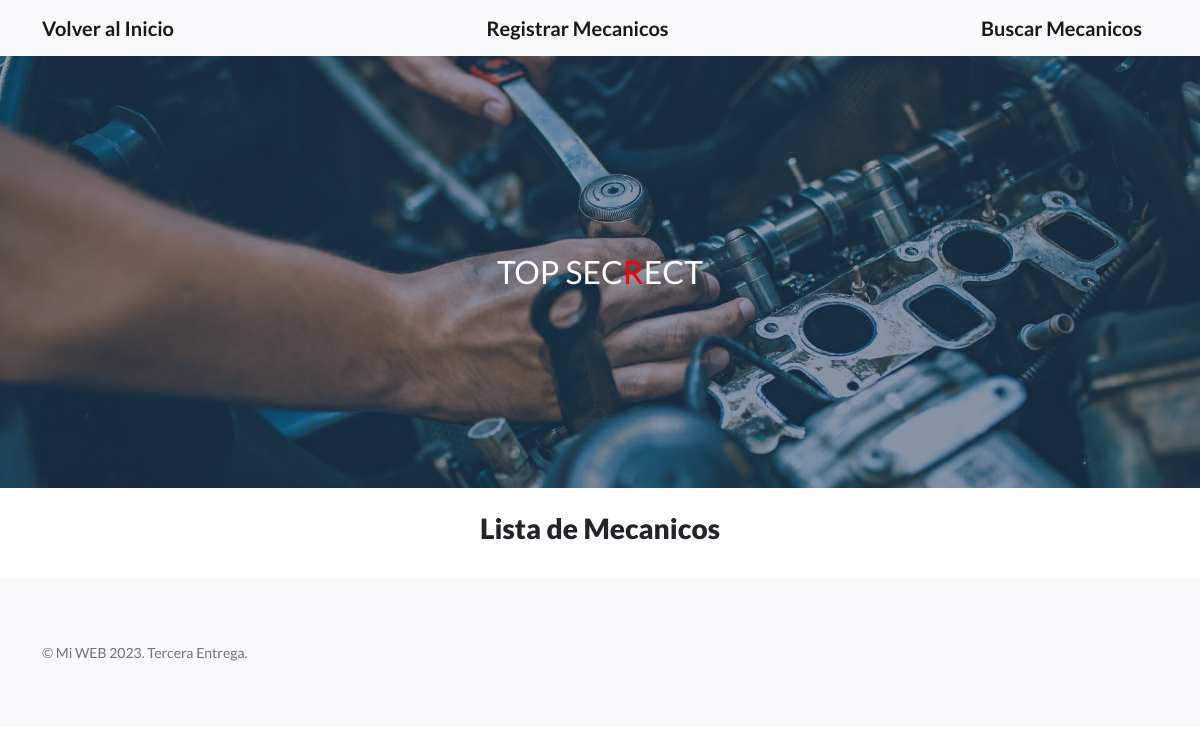
Page /AppCoder/mecanicos/ on the earlier database version.
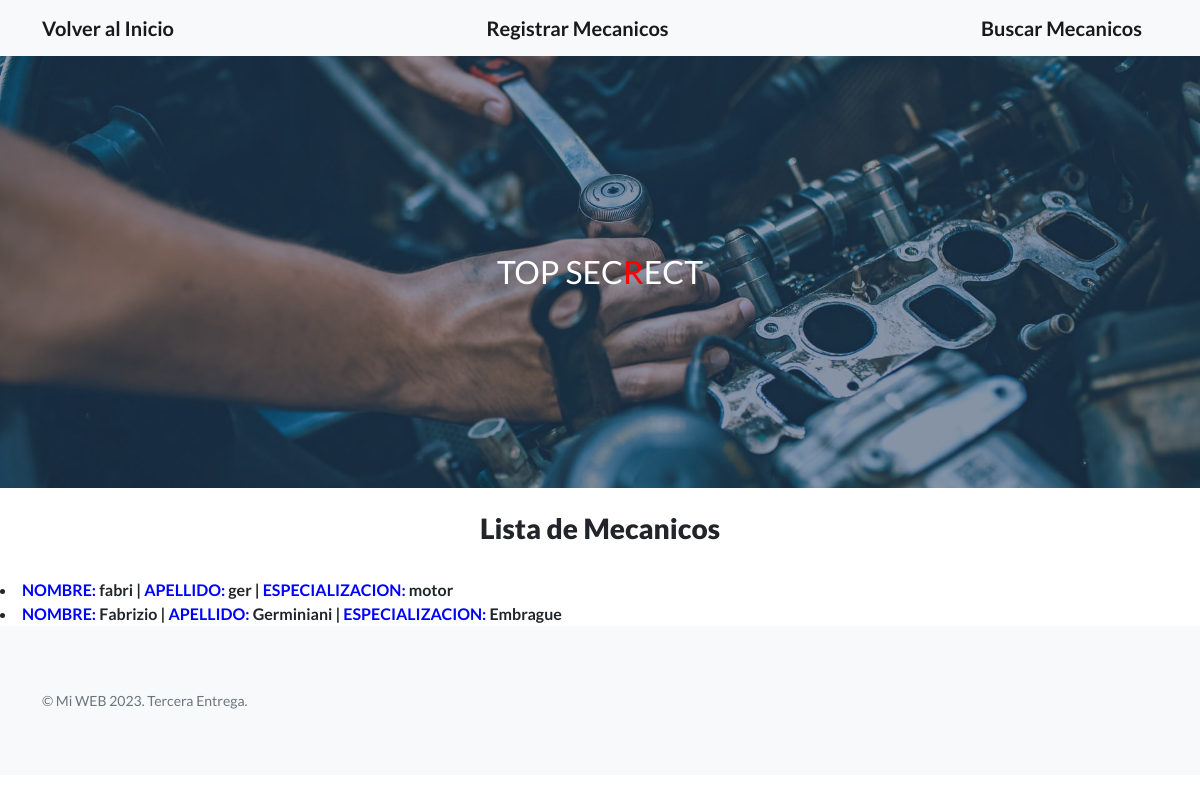
Same page on the later database version.
### AppCoder/models.py (models this page shows)
class Mecanicos(models.Model): # MECANICOS DISPONIBLES
    nombre= models.CharField(max_length=30, help_text="nombre del mecanico")
    apellido= models.CharField(max_length=30, help_text="apellido del mecanico")
    especializacion= models.CharField(max_length=150, help_text="especializacion del mecanico")

### AppCoder/views.py (the view)
# urls.py: path('mecanicos/', views.mecanicos_disponibles, name="mecanicos"),
def mecanicos_disponibles(request):
    mecanicos_disp = Mecanicos.objects.all()
    return render(request, 'AppCoder/mecanicoLista.html', {'mecanicos_disp': mecanicos_disp})

### AppCoder/templates/AppCoder/mecanicoLista.html
{% extends "AppCoder/padre_mecanicos.html"%}
{% load static %}
{% block Contenido_Que_Cambia %}
<br>
<h3><center><b>Lista de Mecanicos</b></center></h3>
<br>
{% for Mecanicos in mecanicos_disp %}
<li><b> <FONT COLOR="blue">NOMBRE:</FONT> </b><b>{{ Mecanicos.nombre }}</b> <b>| <FONT COLOR="blue">APELLIDO:</FONT> </b><b> {{ Mecanicos.apellido }}</b> <b>| <FONT COLOR="blue">ESPECIALIZACION:</FONT> </b><b> {{ Mecanicos.especializacion}}</b></li>
{% endfor %}
{%endblock %}

Differences in the rows shown:
added Mecanicos: nombre "fabri", apellido "ger", especializacion "motor"
added Mecanicos: nombre "Fabrizio", apellido "Germiniani", especializacion "Embrague"
